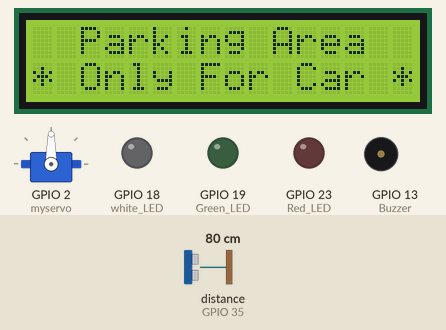
Bench run of a sketch on a simulated ESP32. On the bench: servo, 16×2 character LCD, output pins drawn as LEDs (lit = HIGH), buzzer (waves = sounding, pin HIGH). Wiring (inferred from the names in the program): ultrasonic range finder: trigger GPIO 5; echo GPIO 35. Inputs (shaded band) come from the test bench; at power-on: distance to the obstacle (sensor on GPIO 35) 80 cm. The echo pulse lasts 58.3 µs per cm; pins used as bus, display or sensor lines are not drawn.

Above: at 5.2 s.
5.3 s: distance to the obstacle (sensor on GPIO 35) set to 18 cm
6.8 s: distance to the obstacle (sensor on GPIO 35) set to 14 cm
At 7.02 s:
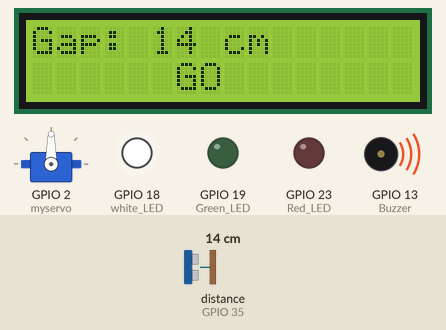
8.9 s: distance to the obstacle (sensor on GPIO 35) set to 12 cm
At 9.07 s:
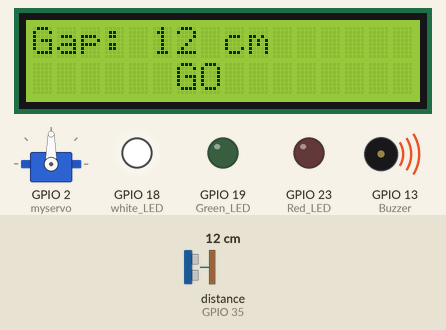
10.4 s: distance to the obstacle (sensor on GPIO 35) set to 9 cm
At 10.65 s:
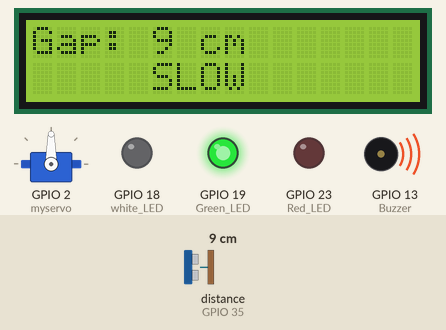
12.3 s: distance to the obstacle (sensor on GPIO 35) set to 5 cm
At 12.42 s:
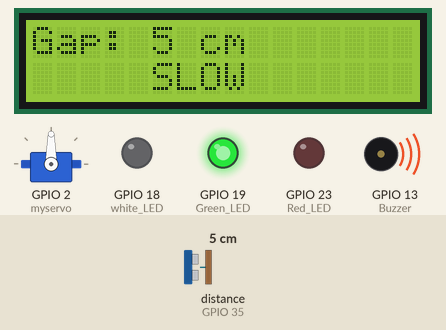
13.8 s: distance to the obstacle (sensor on GPIO 35) set to 2 cm
At 15.2 s:
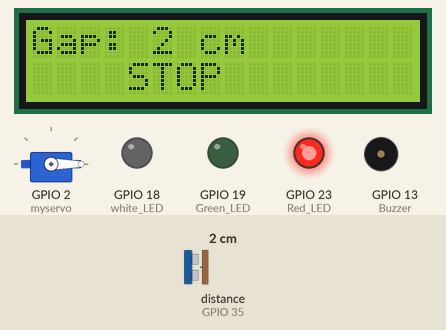
Timing chart, 0 to 16.8 s (numbered marks = the images above; inputs shaded):
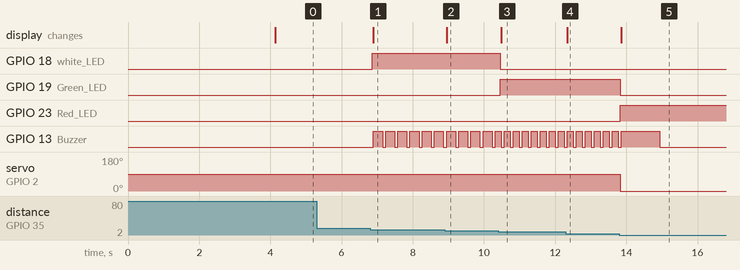

Measured:
- the behaviour switches between 16 and 15 cm on distance to the obstacle (sensor on GPIO 35) (found by bisection; images 0 and 1)
- the behaviour switches between 11 and 10 cm on distance to the obstacle (sensor on GPIO 35) (found by bisection; images 2 and 3)
- the behaviour switches between 4 and 3 cm on distance to the obstacle (sensor on GPIO 35) (found by bisection; images 4 and 5)
- after the input at 5.3 s, every drawn part: stays the same
- after the input at 6.8 s, GPIO 18 (white_LED): LOW → HIGH after 0.06 s; GPIO 13 (Buzzer): alternates HIGH for 0.26 s and LOW for 0.09 s, starting after 0.10 s; the display: changes after 0.10 s (image 1)
- after the input at 8.9 s, the display: changes after 0.05 s (image 2)
- after the input at 10.4 s, GPIO 18 (white_LED): HIGH → LOW after 0.05 s; GPIO 19 (Green_LED): LOW → HIGH after 0.05 s; GPIO 13 (Buzzer): alternates HIGH for 0.17 s and LOW for 0.08 s, starting after 0.09 s; the display: changes after 0.09 s (image 3)
- after the input at 12.3 s, the display: changes at once (image 4)
- after the input at 13.8 s, GPIO 19 (Green_LED): HIGH → LOW at once; GPIO 23 (Red_LED): LOW → HIGH at once; servo on GPIO 2 (myservo): 90° → 0° at once; the display: changes after 0.06 s (image 5)

The sketch:

Mini_car_parking_system.ino
```cpp
/* Project: Smart Car Parking Alert System
 ==================================================================
  Description:
  This project uses an ESP32 and ultrasonic sensor to measure the
  distance between a car and the parking area. LEDs, a buzzer, an
  LCD, and a servo motor provide visual and audio alerts based on
  the detected distance.

  Features:
  - Real-time distance measurement
  - GO and STOP parking alerts
  - Three-level LED indication
  - LCD distance and status display
  - Distance-based buzzer alerts
  - Servo-controlled parking barrier
  - Non-blocking buzzer timing using millis()
  =====================================================================
*/

#include <ESP32Servo.h>
#include <Wire.h>
#include <LiquidCrystal_I2C.h>

LiquidCrystal_I2C lcd(0x27, 16, 2);          // lcd Model
Servo myservo;

// ---------- Pins ----------
const int white_LED = 18;
const int Green_LED = 19;
const int Red_LED = 23;

const int Buzzer = 13;

// Ultrasonic pwm pin
const int trigPin = 5;
const int ECHO_PIN = 35;

// ---------- Buzzer timing ----------
unsigned long buzzerStartTime = 0;

bool buzzerState = false;
int buzzerPlayed = 0;

// ---------- Distance ----------
int distance = 0;


void setup() {

  myservo.attach(2);       // Servo Pin
  myservo.write(90);       // Empity Servo Position Declaration

  // led condition
  pinMode(white_LED, OUTPUT);
  pinMode(Green_LED, OUTPUT);
  pinMode(Red_LED, OUTPUT);

  pinMode(Buzzer, OUTPUT);    // Buzzer Condition

  // Ultraconic Pin Condition
  pinMode(trigPin, OUTPUT);
  pinMode(ECHO_PIN, INPUT);

  Wire.begin(21, 22);     // lcd pin

  lcd.init();
  lcd.backlight();

  // Active Animation
  lcd.setCursor(0, 0);
  lcd.print("* System Ready *");

  lcd.setCursor(0, 1);
  lcd.print("Parking alert ON");
  delay(4000);
}


void loop() {

  // ---------- Ultrasonic Sensor ----------

  digitalWrite(trigPin, LOW);
  delayMicroseconds(2);

  digitalWrite(trigPin, HIGH);
  delayMicroseconds(10);

  digitalWrite(trigPin, LOW);

  long duration = pulseInLong(ECHO_PIN, HIGH, 30000);

  distance = duration * 0.0343 / 2;


  // =================================================
  //             GO ZONE → 10 cm to 15 cm
  // =================================================

  if (distance <= 15 && distance > 9) {

    digitalWrite(white_LED, HIGH);
    digitalWrite(Green_LED, LOW);
    digitalWrite(Red_LED, LOW);

    myservo.write(90);

    lcd.setCursor(0, 0);
    lcd.print("Gap: ");
    lcd.print(distance);
    lcd.print(" cm          ");

    lcd.setCursor(0, 1);
    lcd.print("      GO        ");

    // Buzzer ON
    if (!buzzerState) {

      digitalWrite(Buzzer, HIGH);

      buzzerState = true;
      buzzerStartTime = millis();
    }

    // 200 ms after Buzzer OFF
    if (buzzerState &&
        millis() - buzzerStartTime >= 200) {

      digitalWrite(Buzzer, LOW);

      buzzerState = false;
    }
  }


  // =================================================
  // 2. SLOW ZONE → 4 cm to 9 cm
  // =================================================

  else if (distance <= 9 && distance > 3) {

    digitalWrite(Green_LED, HIGH);
    digitalWrite(white_LED, LOW);
    digitalWrite(Red_LED, LOW);

    myservo.write(90);

    lcd.setCursor(0, 0);
    lcd.print("Gap: ");
    lcd.print(distance);
    lcd.print(" cm          ");

    lcd.setCursor(0, 1);
    lcd.print("     SLOW       ");

    // Buzzer ON
    if (!buzzerState) {

      digitalWrite(Buzzer, HIGH);

      buzzerState = true;
      buzzerStartTime = millis();
    }

    // 100 ms পরে Buzzer OFF
    if (buzzerState &&
        millis() - buzzerStartTime >= 100) {

      digitalWrite(Buzzer, LOW);

      buzzerState = false;
    }
  }


  // =================================================
  //            STOP ZONE → 3 cm Below
  // =================================================

  else if (distance <= 3 && distance > 0) {

    digitalWrite(Red_LED, HIGH);
    digitalWrite(Green_LED, LOW);
    digitalWrite(white_LED, LOW);

    myservo.write(0);

    lcd.setCursor(0, 0);
    lcd.print("Gap: ");
    lcd.print(distance);
    lcd.print(" cm          ");

    lcd.setCursor(0, 1);
    lcd.print("    STOP       ");


    // STOP buzzer just once
    if (buzzerPlayed == 0) {

      digitalWrite(Buzzer, HIGH);

      buzzerStartTime = millis();

      buzzerState = true;

      buzzerPlayed = 1;
    }


    // 1 second পরে Buzzer OFF
    if (buzzerState &&
        millis() - buzzerStartTime >= 1000) {

      digitalWrite(Buzzer, LOW);

      buzzerState = false;
    }
  }


  // =================================================
  //       SAFE / NO CAR → 15 cm to out of area
  // =================================================

  else {

    digitalWrite(Red_LED, LOW);
    digitalWrite(Green_LED, LOW);
    digitalWrite(white_LED, LOW);

    digitalWrite(Buzzer, LOW);

    buzzerState = false;

    buzzerPlayed = 0;

    myservo.write(90);

    lcd.setCursor(0, 0);
    lcd.print("  Parking Area  ");

    lcd.setCursor(0, 1);
    lcd.print("* Only For Car *");
  }
  delay(50);
}
```
